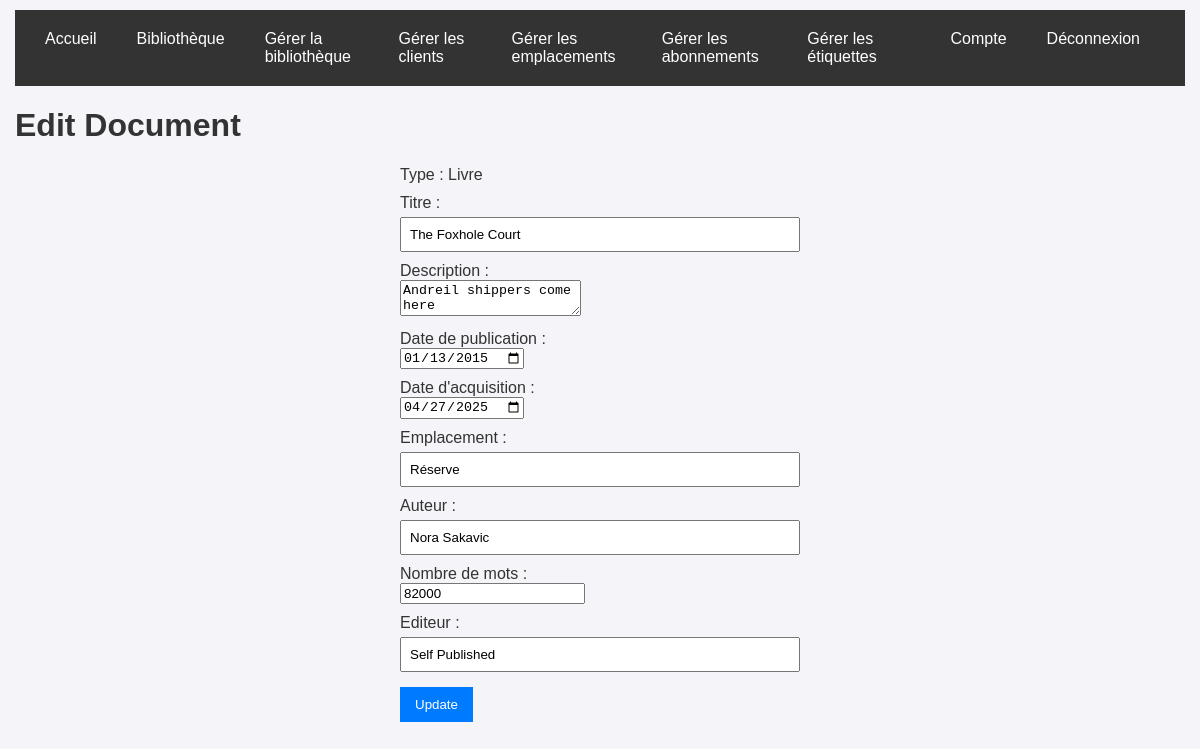
Page /backoffice/update_document.php?id_document=1&type=Book (signed in) on the committed database.
### tables this page shows
CREATE TABLE Document(
   id_document INTEGER,
   title_document TEXT NOT NULL,
   publishing_date_document NUMERIC NOT NULL,
   description_document TEXT,
   acquisition_date_document NUMERIC NOT NULL,
   id_location INTEGER NOT NULL,
   PRIMARY KEY(id_document),
   FOREIGN KEY(id_location) REFERENCES Location(id_location)
);

CREATE TABLE Location(
   id_location INTEGER,
   name_location TEXT NOT NULL,
   description_location TEXT,
   PRIMARY KEY(id_location),
   UNIQUE(name_location)
);

CREATE TABLE Book(
   id_document INTEGER,
   author_book TEXT,
   nbr_words_book TEXT,
   publisher_book TEXT,
   PRIMARY KEY(id_document),
   FOREIGN KEY(id_document) REFERENCES Document(id_document)
);

### database/document_type_enum.php (called while the page is built, shortened)
<?php
enum type_document
{
    public static function fromName(string $name): type_document
    {
        foreach (self::cases() as $status) {
            if( $name === $status->name ){
                return $status;
            }
        }
        throw new \ValueError("$name is not a valid backing value for enum " . self::class );
    }
}

### backoffice/update_document.php (the view, shortened to what this page needs)
<?php
require_once '../database/db_connection.php';
require_once '../database/document_type_enum.php';
$document_id = intval($_GET['id_document']);
$document_type = type_document::fromName($_GET['type']);
$document_type_str = $document_type == type_document::Book ? 'book' : 'disk';
$stmt = $pdo->prepare("
    SELECT document.*, $document_type_str.*, location.name_location AS location_document
    FROM document
    LEFT JOIN $document_type_str ON document.id_document = $document_type_str.id_document
    LEFT JOIN location ON document.id_location = location.id_location
    WHERE document.id_document = :id_document
");
$stmt->execute(['id_document' => $document_id]);
$document = $stmt->fetch(PDO::FETCH_ASSOC);
?>
<!DOCTYPE html>
<html lang="en">
<head>
    <link rel="stylesheet" href="../styles/style.css">
</head>
<body>
    <?php include '../navbar.php'; ?>
    <h1>Edit Document</h1>
    <form method="POST" action="">
        <label for="type">Type : <?= $document_type == type_document::Book ? 'Livre' : 'Disque' ?></label>
        <label for="title">Titre :</label>
        <input type="text" id="title" name="title" value="<?php echo htmlspecialchars($document['title_document']); ?>" required>
        <label for="description">Description :</label>
        <textarea id="description" name="description"><?php echo htmlspecialchars($document['description_document']); ?></textarea>
        <label for="publishing_date">Date de publication :</label>
        <input type="date" id="publishing_date" name="publishing_date" value="<?php echo htmlspecialchars($document['publishing_date_document']); ?>" required>
        <label for="acquisition_date">Date d'acquisition :</label>
        <input type="date" id="acquisition_date" name="acquisition_date" value="<?php echo htmlspecialchars($document['acquisition_date_document']); ?>" required>
        <label for="location">Emplacement :</label>
        <input type="text" id="location" name="location" value="<?php echo htmlspecialchars($document['location_document']); ?>" required>
        <?php if ($document_type == type_document::Book): ?>
            <div id="book-fields">
                <label for="author_book">Auteur :</label>
                <input type="text" id="author_book" name="author_book" value="<?php echo htmlspecialchars($document['author_book']); ?>" required>
                <label for="nbr_words_book">Nombre de mots :</label>
                <input type="number" id="nbr_words_book" name="nbr_words_book" value="<?php echo htmlspecialchars($document['nbr_words_book']); ?>">
                <label for="publisher_book">Editeur :</label>
                <input type="text" id="publisher_book" name="publisher_book" value="<?php echo htmlspecialchars($document['publisher_book']); ?>">
            </div>
        <?php endif; ?>
        <button type="submit">Update</button>
    </form>
</body>
</html>

### styles/style.css (style rules this page uses)
body { font-family: Arial, sans-serif; margin: 0; padding: 10px 15px; background-color: #f4f4f9; color: #333; }
form { max-width: 400px; margin: auto; }
label { display: block; margin-top: 10px; }
input[type="text"], input[type="email"], input[type="password"] { width: 100%; padding: 8px; margin-top: 5px; box-sizing: border-box; }
button { margin-top: 15px; padding: 10px 15px; background-color: #007BFF; color: white; border: none; cursor: pointer; }

### rows in the picture
document: title "The Foxhole Court", description "Andreil shippers come here", publishing_date "01/13/2015", acquisition_date "04/27/2025", location "Réserve", author_book "Nora Sakavic", nbr_words_book "82000", publisher_book "Self Published"
